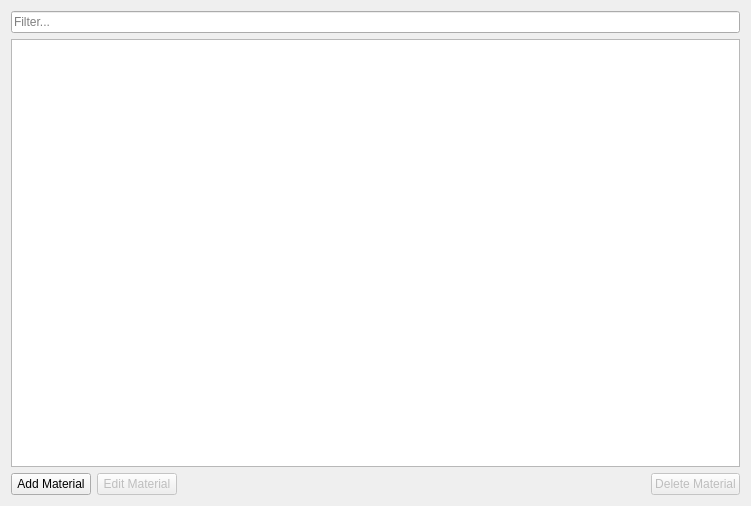
<?xml version="1.0" encoding="UTF-8"?>
<ui version="4.0">
 <class>MaterialsWidget</class>
 <widget class="QWidget" name="MaterialsWidget">
  <property name="geometry">
   <rect>
    <x>0</x>
    <y>0</y>
    <width>751</width>
    <height>506</height>
   </rect>
  </property>
  <property name="windowTitle">
   <string>Form</string>
  </property>
  <layout class="QVBoxLayout" name="verticalLayout">
   <item>
    <widget class="QLineEdit" name="leFilter">
     <property name="placeholderText">
      <string>Filter...</string>
     </property>
    </widget>
   </item>
   <item>
    <widget class="QTableView" name="tblMaterials">
     <property name="selectionMode">
      <enum>QAbstractItemView::SingleSelection</enum>
     </property>
     <property name="selectionBehavior">
      <enum>QAbstractItemView::SelectRows</enum>
     </property>
     <attribute name="horizontalHeaderStretchLastSection">
      <bool>true</bool>
     </attribute>
    </widget>
   </item>
   <item>
    <layout class="QHBoxLayout" name="horizontalLayout">
     <item>
      <widget class="QPushButton" name="btnAdd">
       <property name="enabled">
        <bool>true</bool>
       </property>
       <property name="text">
        <string>Add Material</string>
       </property>
       <property name="icon">
        <iconset resource="../../resources.qrc">
         <normaloff>:/icon/add</normaloff>:/icon/add</iconset>
       </property>
      </widget>
     </item>
     <item>
      <widget class="QPushButton" name="btnEdit">
       <property name="enabled">
        <bool>false</bool>
       </property>
       <property name="text">
        <string>Edit Material</string>
       </property>
       <property name="icon">
        <iconset resource="../../resources.qrc">
         <normaloff>:/icon/edit</normaloff>:/icon/edit</iconset>
       </property>
      </widget>
     </item>
     <item>
      <spacer name="horizontalSpacer">
       <property name="orientation">
        <enum>Qt::Horizontal</enum>
       </property>
       <property name="sizeHint" stdset="0">
        <size>
         <width>40</width>
         <height>20</height>
        </size>
       </property>
      </spacer>
     </item>
     <item>
      <widget class="QPushButton" name="btnDelete">
       <property name="enabled">
        <bool>false</bool>
       </property>
       <property name="text">
        <string>Delete Material</string>
       </property>
       <property name="icon">
        <iconset resource="../../resources.qrc">
         <normaloff>:/icon/delete</normaloff>:/icon/delete</iconset>
       </property>
      </widget>
     </item>
    </layout>
   </item>
  </layout>
 </widget>
 <resources>
  <include location="../../resources.qrc"/>
 </resources>
 <connections/>
</ui>
